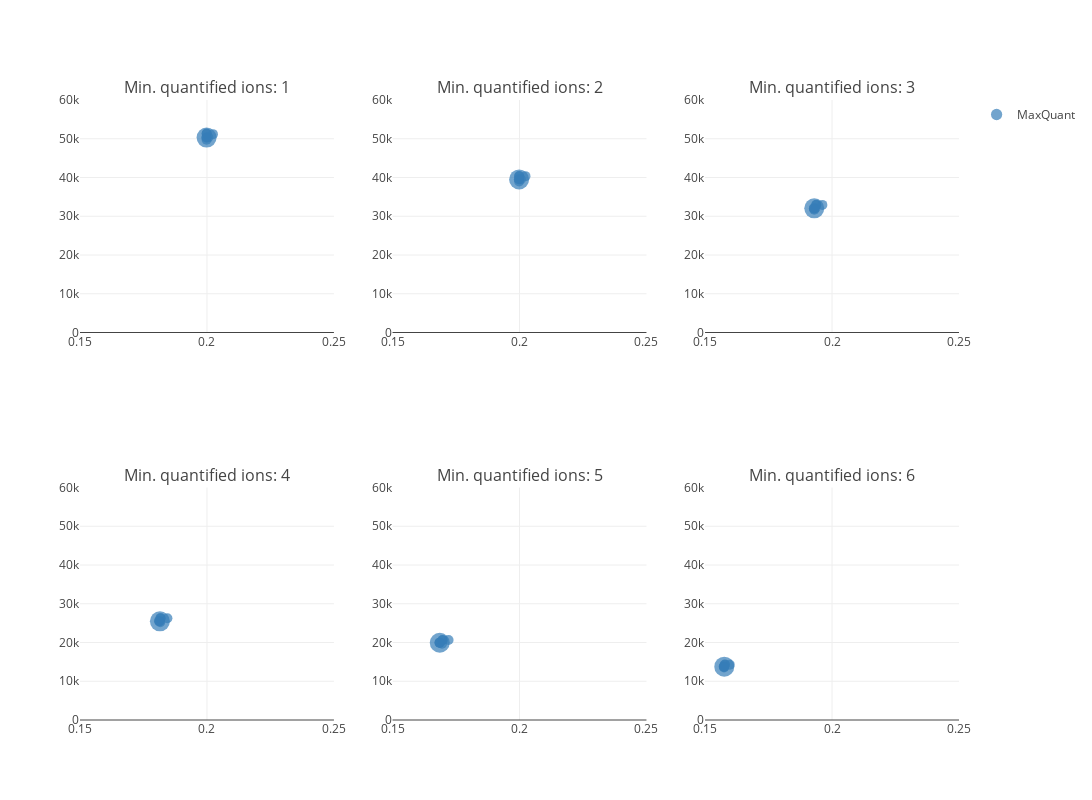

Write notebook code for a chart like this one.
### Code cell
plot, results_versioning = plot_performance_metrics_all_filters(file_paths_maxquant, x_range=[0.15, 0.25], y_range=[0, 60000])
plot

### Figure 1 — Plotly figure (JSON) as saved in the notebook; plotly's stock layout.template omitted (floating-point values rounded to 4 significant figures)
{"data": [{"hovertext": ["ProteoBench ID: MaxQuant_20250120_161153<br>Software tool: MaxQuant 1.5.2.8<br>Comment (private submission): 1.5.2.8", "ProteoBench ID: MaxQuant_20250120_161216<br>Software tool: MaxQuant 1.5.3.30<br>Comment (private submission): 1.5.3.30", "ProteoBench ID: MaxQuant_20250120_161240<br>Software tool: MaxQuant 1.5.3.30<br>Comment (private submission): 1.5.3.30_replicate", "ProteoBench ID: MaxQuant_20250120_161303<br>Software tool: MaxQuant 1.5.8.2<br>Comment (private submission): 1.5.8.2", "ProteoBench ID: MaxQuant_20250120_161327<br>Software tool: MaxQuant 1.6.3.3<br>Comment (private submission): 1.6.3.3", "ProteoBench ID: MaxQuant_20250120_161345<br>Software tool: MaxQuant 2.1.3.0<br>Comment (private submission): 2.1.3.0", "ProteoBench ID: MaxQuant_20250120_161403<br>Software tool: MaxQuant 2.1.4.0<br>Comment (private submission): 2.1.4.0", "ProteoBench ID: MaxQuant_20250120_161421<br>Software tool: MaxQuant 2.5.1.0<br>Comment (private submission): 2.5.1.0"], "marker": {"color": ["#377eb8", "#377eb8", "#377eb8", "#377eb8", "#377eb8", "#377eb8", "#377eb8", "#377eb8"], "showscale": false, "size": [10, 10, 10, 10, 10, 10, 10, 20]}, "mode": "markers", "name": "MaxQuant", "type": "scatter", "x": [0.2024, 0.1999, 0.1999, 0.1999, 0.2005, 0.1998, 0.1998, 0.1999], "xaxis": "x", "y": [51193, 51345, 51319, 49749, 50360, 50337, 50338, 50302], "yaxis": "y"}, {"hovertext": ["ProteoBench ID: MaxQuant_20250120_161153<br>Software tool: MaxQuant 1.5.2.8<br>Comment (private submission): 1.5.2.8", "ProteoBench ID: MaxQuant_20250120_161216<br>Software tool: MaxQuant 1.5.3.30<br>Comment (private submission): 1.5.3.30", "ProteoBench ID: MaxQuant_20250120_161240<br>Software tool: MaxQuant 1.5.3.30<br>Comment (private submission): 1.5.3.30_replicate", "ProteoBench ID: MaxQuant_20250120_161303<br>Software tool: MaxQuant 1.5.8.2<br>Comment (private submission): 1.5.8.2", "ProteoBench ID: MaxQuant_20250120_161327<br>Software tool: MaxQuant 1.6.3.3<br>Comment (private submission): 1.6.3.3", "ProteoBench ID: MaxQuant_20250120_161345<br>Software tool: MaxQuant 2.1.3.0<br>Comment (private submission): 2.1.3.0", "ProteoBench ID: MaxQuant_20250120_161403<br>Software tool: MaxQuant 2.1.4.0<br>Comment (private submission): 2.1.4.0", "ProteoBench ID: MaxQuant_20250120_161421<br>Software tool: MaxQuant 2.5.1.0<br>Comment (private submission): 2.5.1.0"], "marker": {"color": ["#377eb8", "#377eb8", "#377eb8", "#377eb8", "#377eb8", "#377eb8", "#377eb8", "#377eb8"], "showscale": false, "size": [10, 10, 10, 10, 10, 10, 10, 20]}, "mode": "markers", "name": "MaxQuant", "showlegend": false, "type": "scatter", "x": [0.2024, 0.1999, 0.1999, 0.1999, 0.2005, 0.1998, 0.1998, 0.1999], "xaxis": "x2", "y": [40352, 40392, 40341, 38998, 39569, 39532, 39532, 39512], "yaxis": "y2"}, {"hovertext": ["ProteoBench ID: MaxQuant_20250120_161153<br>Software tool: MaxQuant 1.5.2.8<br>Comment (private submission): 1.5.2.8", "ProteoBench ID: MaxQuant_20250120_161216<br>Software tool: MaxQuant 1.5.3.30<br>Comment (private submission): 1.5.3.30", "ProteoBench ID: MaxQuant_20250120_161240<br>Software tool: MaxQuant 1.5.3.30<br>Comment (private submission): 1.5.3.30_replicate", "ProteoBench ID: MaxQuant_20250120_161303<br>Software tool: MaxQuant 1.5.8.2<br>Comment (private submission): 1.5.8.2", "ProteoBench ID: MaxQuant_20250120_161327<br>Software tool: MaxQuant 1.6.3.3<br>Comment (private submission): 1.6.3.3", "ProteoBench ID: MaxQuant_20250120_161345<br>Software tool: MaxQuant 2.1.3.0<br>Comment (private submission): 2.1.3.0", "ProteoBench ID: MaxQuant_20250120_161403<br>Software tool: MaxQuant 2.1.4.0<br>Comment (private submission): 2.1.4.0", "ProteoBench ID: MaxQuant_20250120_161421<br>Software tool: MaxQuant 2.5.1.0<br>Comment (private submission): 2.5.1.0"], "marker": {"color": ["#377eb8", "#377eb8", "#377eb8", "#377eb8", "#377eb8", "#377eb8", "#377eb8", "#377eb8"], "showscale": false, "size": [10, 10, 10, 10, 10, 10, 10, 20]}, "mode": "markers", "name": "MaxQuant", "showlegend": false, "type": "scatter", "x": [0.1962, 0.1938, 0.1938, 0.193, 0.1934, 0.1929, 0.1929, 0.193], "xaxis": "x3", "y": [32935, 32936, 32892, 31676, 32077, 32032, 32032, 32034], "yaxis": "y3"}, {"hovertext": ["ProteoBench ID: MaxQuant_20250120_161153<br>Software tool: MaxQuant 1.5.2.8<br>Comment (private submission): 1.5.2.8", "ProteoBench ID: MaxQuant_20250120_161216<br>Software tool: MaxQuant 1.5.3.30<br>Comment (private submission): 1.5.3.30", "ProteoBench ID: MaxQuant_20250120_161240<br>Software tool: MaxQuant 1.5.3.30<br>Comment (private submission): 1.5.3.30_replicate", "ProteoBench ID: MaxQuant_20250120_161303<br>Software tool: MaxQuant 1.5.8.2<br>Comment (private submission): 1.5.8.2", "ProteoBench ID: MaxQuant_20250120_161327<br>Software tool: MaxQuant 1.6.3.3<br>Comment (private submission): 1.6.3.3", "ProteoBench ID: MaxQuant_20250120_161345<br>Software tool: MaxQuant 2.1.3.0<br>Comment (private submission): 2.1.3.0", "ProteoBench ID: MaxQuant_20250120_161403<br>Software tool: MaxQuant 2.1.4.0<br>Comment (private submission): 2.1.4.0", "ProteoBench ID: MaxQuant_20250120_161421<br>Software tool: MaxQuant 2.5.1.0<br>Comment (private submission): 2.5.1.0"], "marker": {"color": ["#377eb8", "#377eb8", "#377eb8", "#377eb8", "#377eb8", "#377eb8", "#377eb8", "#377eb8"], "showscale": false, "size": [10, 10, 10, 10, 10, 10, 10, 20]}, "mode": "markers", "name": "MaxQuant", "showlegend": false, "type": "scatter", "x": [0.1844, 0.1817, 0.1817, 0.1816, 0.1811, 0.1814, 0.1813, 0.1815], "xaxis": "x4", "y": [26272, 26287, 26256, 25213, 25570, 25484, 25485, 25468], "yaxis": "y4"}, {"hovertext": ["ProteoBench ID: MaxQuant_20250120_161153<br>Software tool: MaxQuant 1.5.2.8<br>Comment (private submission): 1.5.2.8", "ProteoBench ID: MaxQuant_20250120_161216<br>Software tool: MaxQuant 1.5.3.30<br>Comment (private submission): 1.5.3.30", "ProteoBench ID: MaxQuant_20250120_161240<br>Software tool: MaxQuant 1.5.3.30<br>Comment (private submission): 1.5.3.30_replicate", "ProteoBench ID: MaxQuant_20250120_161303<br>Software tool: MaxQuant 1.5.8.2<br>Comment (private submission): 1.5.8.2", "ProteoBench ID: MaxQuant_20250120_161327<br>Software tool: MaxQuant 1.6.3.3<br>Comment (private submission): 1.6.3.3", "ProteoBench ID: MaxQuant_20250120_161345<br>Software tool: MaxQuant 2.1.3.0<br>Comment (private submission): 2.1.3.0", "ProteoBench ID: MaxQuant_20250120_161403<br>Software tool: MaxQuant 2.1.4.0<br>Comment (private submission): 2.1.4.0", "ProteoBench ID: MaxQuant_20250120_161421<br>Software tool: MaxQuant 2.5.1.0<br>Comment (private submission): 2.5.1.0"], "marker": {"color": ["#377eb8", "#377eb8", "#377eb8", "#377eb8", "#377eb8", "#377eb8", "#377eb8", "#377eb8"], "showscale": false, "size": [10, 10, 10, 10, 10, 10, 10, 20]}, "mode": "markers", "name": "MaxQuant", "showlegend": false, "type": "scatter", "x": [0.1721, 0.1697, 0.1697, 0.1695, 0.1685, 0.1685, 0.1685, 0.1686], "xaxis": "x5", "y": [20636, 20636, 20607, 19661, 19953, 19961, 19962, 19948], "yaxis": "y5"}, {"hovertext": ["ProteoBench ID: MaxQuant_20250120_161153<br>Software tool: MaxQuant 1.5.2.8<br>Comment (private submission): 1.5.2.8", "ProteoBench ID: MaxQuant_20250120_161216<br>Software tool: MaxQuant 1.5.3.30<br>Comment (private submission): 1.5.3.30", "ProteoBench ID: MaxQuant_20250120_161240<br>Software tool: MaxQuant 1.5.3.30<br>Comment (private submission): 1.5.3.30_replicate", "ProteoBench ID: MaxQuant_20250120_161303<br>Software tool: MaxQuant 1.5.8.2<br>Comment (private submission): 1.5.8.2", "ProteoBench ID: MaxQuant_20250120_161327<br>Software tool: MaxQuant 1.6.3.3<br>Comment (private submission): 1.6.3.3", "ProteoBench ID: MaxQuant_20250120_161345<br>Software tool: MaxQuant 2.1.3.0<br>Comment (private submission): 2.1.3.0", "ProteoBench ID: MaxQuant_20250120_161403<br>Software tool: MaxQuant 2.1.4.0<br>Comment (private submission): 2.1.4.0", "ProteoBench ID: MaxQuant_20250120_161421<br>Software tool: MaxQuant 2.5.1.0<br>Comment (private submission): 2.5.1.0"], "marker": {"color": ["#377eb8", "#377eb8", "#377eb8", "#377eb8", "#377eb8", "#377eb8", "#377eb8", "#377eb8"], "showscale": false, "size": [10, 10, 10, 10, 10, 10, 10, 20]}, "mode": "markers", "name": "MaxQuant", "showlegend": false, "type": "scatter", "x": [0.1597, 0.1578, 0.1578, 0.1575, 0.1573, 0.1575, 0.1575, 0.1576], "xaxis": "x6", "y": [14287, 14305, 14277, 13565, 13802, 13766, 13765, 13766], "yaxis": "y6"}], "layout": {"annotations": [{"font": {"size": 16}, "showarrow": false, "text": "Min. quantified ions: 1", "x": 0.1444, "xanchor": "center", "xref": "paper", "y": 1, "yanchor": "bottom", "yref": "paper"}, {"font": {"size": 16}, "showarrow": false, "text": "Min. quantified ions: 2", "x": 0.5, "xanchor": "center", "xref": "paper", "y": 1, "yanchor": "bottom", "yref": "paper"}, {"font": {"size": 16}, "showarrow": false, "text": "Min. quantified ions: 3", "x": 0.8556, "xanchor": "center", "xref": "paper", "y": 1, "yanchor": "bottom", "yref": "paper"}, {"font": {"size": 16}, "showarrow": false, "text": "Min. quantified ions: 4", "x": 0.1444, "xanchor": "center", "xref": "paper", "y": 0.375, "yanchor": "bottom", "yref": "paper"}, {"font": {"size": 16}, "showarrow": false, "text": "Min. quantified ions: 5", "x": 0.5, "xanchor": "center", "xref": "paper", "y": 0.375, "yanchor": "bottom", "yref": "paper"}, {"font": {"size": 16}, "showarrow": false, "text": "Min. quantified ions: 6", "x": 0.8556, "xanchor": "center", "xref": "paper", "y": 0.375, "yanchor": "bottom", "yref": "paper"}], "height": 800, "width": 1200, "xaxis": {"anchor": "y", "domain": [0, 0.2889], "range": [0.15, 0.25]}, "xaxis2": {"anchor": "y2", "domain": [0.3556, 0.6444], "range": [0.15, 0.25]}, "xaxis3": {"anchor": "y3", "domain": [0.7111, 1], "range": [0.15, 0.25]}, "xaxis4": {"anchor": "y4", "domain": [0, 0.2889], "range": [0.15, 0.25]}, "xaxis5": {"anchor": "y5", "domain": [0.3556, 0.6444], "range": [0.15, 0.25]}, "xaxis6": {"anchor": "y6", "domain": [0.7111, 1], "range": [0.15, 0.25]}, "yaxis": {"anchor": "x", "domain": [0.625, 1], "range": [0, 60000]}, "yaxis2": {"anchor": "x2", "domain": [0.625, 1], "range": [0, 60000]}, "yaxis3": {"anchor": "x3", "domain": [0.625, 1], "range": [0, 60000]}, "yaxis4": {"anchor": "x4", "domain": [0, 0.375], "range": [0, 60000]}, "yaxis5": {"anchor": "x5", "domain": [0, 0.375], "range": [0, 60000]}, "yaxis6": {"anchor": "x6", "domain": [0, 0.375], "range": [0, 60000]}}}
